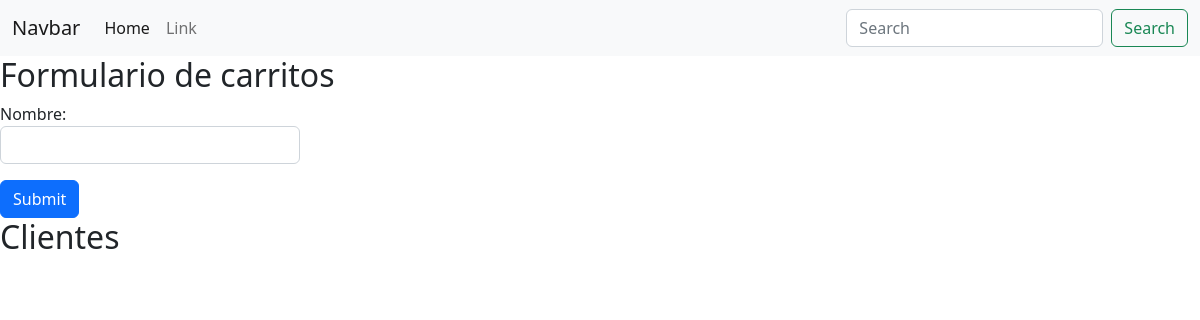
The app's page /carritos/, older data.
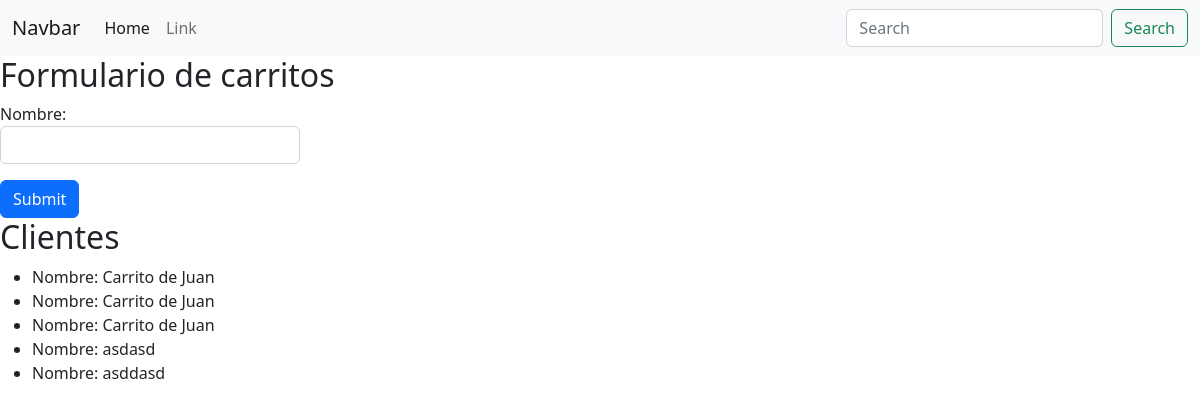
The same page, newer data.
### ecomerce/models.py (models this page shows)
class Carritos (models.Model):
    name = models.CharField(max_length=25)

### ecomerce/views.py (the view)
# urls.py: path('carritos/', ver_carritos, name='VerCarritos'),
def ver_carritos(request):
    if request.method == "GET" and 'search' in request.GET:
        search = request.GET['search']
        carritos = Carritos.objects.filter(name=search)
        context={"carritos": carritos}
        return render(request, "carritos.html", context=context)
    elif request.method == "GET":
        carritos = Carritos.objects.all()
        context = {"carritos": carritos}
        return render(request, "carritos.html", context=context)
    elif request.method == "POST":
        name = request.POST["name"]
        Carritos.objects.create(name=name)
        return HttpResponse("Data enviada!")

### templates/carritos.html (shortened to what this page needs)
{% extends 'base.html' %}
{% block contenido_form %}
<h2>Formulario de carritos</h2>
<form action="" method="POST"> {% csrf_token %}
  <div class="mb-3 w-25">
    Nombre: <input type="text" name="name" class="form-control">
  </div>
  <button type="submit" class="btn btn-primary" >Submit</button>
</form>
{% endblock %}
{% block contenido %}
<h2>Clientes</h2>
<ul>
  {% for i in carritos %}
  <li>Nombre: {{i.name}}</li>
  {% endfor %}
</ul>
{% endblock %}

Row changes from the older to the newer data that the page shows:
added Carritos: name "Carrito de Juan"
added Carritos: name "Carrito de Juan"
added Carritos: name "Carrito de Juan"
added Carritos: name "asdasd"
added Carritos: name "asddasd"
